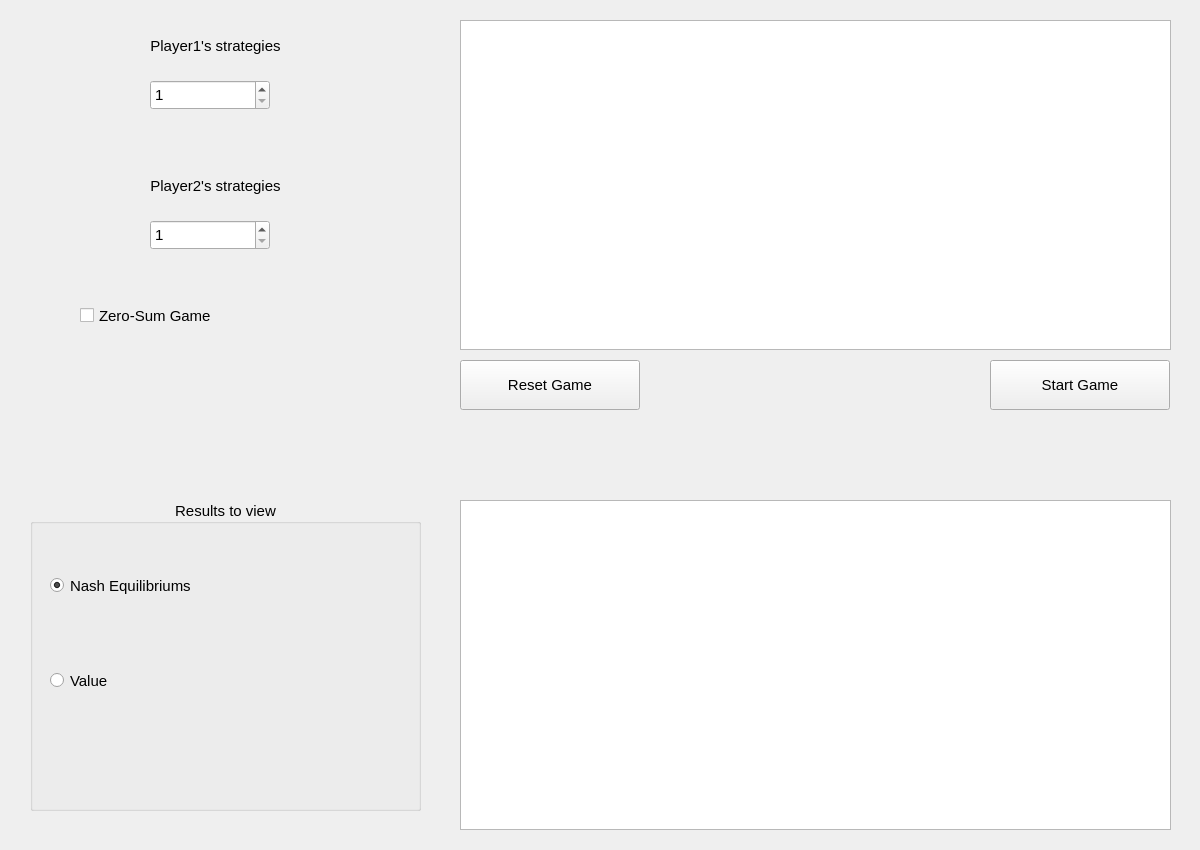
<?xml version="1.0" encoding="UTF-8"?>
<ui version="4.0">
 <class>MainWindow</class>
 <widget class="QMainWindow" name="MainWindow">
  <property name="geometry">
   <rect>
    <x>0</x>
    <y>0</y>
    <width>1200</width>
    <height>850</height>
   </rect>
  </property>
  <property name="sizePolicy">
   <sizepolicy hsizetype="Fixed" vsizetype="Fixed">
    <horstretch>2</horstretch>
    <verstretch>0</verstretch>
   </sizepolicy>
  </property>
  <property name="minimumSize">
   <size>
    <width>1200</width>
    <height>850</height>
   </size>
  </property>
  <property name="maximumSize">
   <size>
    <width>1200</width>
    <height>850</height>
   </size>
  </property>
  <property name="baseSize">
   <size>
    <width>0</width>
    <height>0</height>
   </size>
  </property>
  <property name="font">
   <font>
    <family>Arial</family>
    <pointsize>11</pointsize>
    <weight>50</weight>
    <bold>false</bold>
   </font>
  </property>
  <property name="windowTitle">
   <string>Mixed Strategies</string>
  </property>
  <property name="styleSheet">
   <string notr="true"/>
  </property>
  <property name="toolButtonStyle">
   <enum>Qt::ToolButtonIconOnly</enum>
  </property>
  <property name="documentMode">
   <bool>false</bool>
  </property>
  <property name="unifiedTitleAndToolBarOnMac">
   <bool>false</bool>
  </property>
  <widget class="QWidget" name="centralwidget">
   <property name="sizePolicy">
    <sizepolicy hsizetype="Maximum" vsizetype="Maximum">
     <horstretch>3</horstretch>
     <verstretch>0</verstretch>
    </sizepolicy>
   </property>
   <widget class="QPushButton" name="starterButton">
    <property name="geometry">
     <rect>
      <x>990</x>
      <y>360</y>
      <width>180</width>
      <height>50</height>
     </rect>
    </property>
    <property name="cursor">
     <cursorShape>PointingHandCursor</cursorShape>
    </property>
    <property name="text">
     <string>Start Game</string>
    </property>
   </widget>
   <widget class="QTableWidget" name="payoffsTable">
    <property name="geometry">
     <rect>
      <x>460</x>
      <y>20</y>
      <width>711</width>
      <height>330</height>
     </rect>
    </property>
    <property name="styleSheet">
     <string notr="true"/>
    </property>
    <attribute name="horizontalHeaderVisible">
     <bool>false</bool>
    </attribute>
    <attribute name="verticalHeaderVisible">
     <bool>false</bool>
    </attribute>
   </widget>
   <widget class="QPushButton" name="resetButton">
    <property name="geometry">
     <rect>
      <x>460</x>
      <y>360</y>
      <width>180</width>
      <height>50</height>
     </rect>
    </property>
    <property name="cursor">
     <cursorShape>PointingHandCursor</cursorShape>
    </property>
    <property name="text">
     <string>Reset Game</string>
    </property>
   </widget>
   <widget class="QGroupBox" name="groupBox">
    <property name="geometry">
     <rect>
      <x>30</x>
      <y>500</y>
      <width>391</width>
      <height>311</height>
     </rect>
    </property>
    <property name="title">
     <string>Results to view</string>
    </property>
    <property name="alignment">
     <set>Qt::AlignCenter</set>
    </property>
    <property name="flat">
     <bool>true</bool>
    </property>
    <widget class="QRadioButton" name="r1">
     <property name="geometry">
      <rect>
       <x>20</x>
       <y>70</y>
       <width>351</width>
       <height>31</height>
      </rect>
     </property>
     <property name="text">
      <string>Nash Equilibriums</string>
     </property>
     <property name="checked">
      <bool>true</bool>
     </property>
    </widget>
    <widget class="QRadioButton" name="r3">
     <property name="geometry">
      <rect>
       <x>20</x>
       <y>170</y>
       <width>291</width>
       <height>21</height>
      </rect>
     </property>
     <property name="text">
      <string>Value</string>
     </property>
     <property name="shortcut">
      <string/>
     </property>
     <property name="checkable">
      <bool>true</bool>
     </property>
     <property name="checked">
      <bool>false</bool>
     </property>
     <property name="autoExclusive">
      <bool>true</bool>
     </property>
    </widget>
   </widget>
   <widget class="QPlainTextEdit" name="results">
    <property name="geometry">
     <rect>
      <x>460</x>
      <y>500</y>
      <width>711</width>
      <height>330</height>
     </rect>
    </property>
    <property name="maximumSize">
     <size>
      <width>797</width>
      <height>591</height>
     </size>
    </property>
    <property name="readOnly">
     <bool>true</bool>
    </property>
   </widget>
   <widget class="QLabel" name="label">
    <property name="geometry">
     <rect>
      <x>70</x>
      <y>30</y>
      <width>291</width>
      <height>31</height>
     </rect>
    </property>
    <property name="text">
     <string>Player1's strategies</string>
    </property>
    <property name="alignment">
     <set>Qt::AlignCenter</set>
    </property>
   </widget>
   <widget class="QLabel" name="label_2">
    <property name="geometry">
     <rect>
      <x>70</x>
      <y>170</y>
      <width>291</width>
      <height>31</height>
     </rect>
    </property>
    <property name="text">
     <string>Player2's strategies</string>
    </property>
    <property name="alignment">
     <set>Qt::AlignCenter</set>
    </property>
   </widget>
   <widget class="QSpinBox" name="nbStr1">
    <property name="geometry">
     <rect>
      <x>150</x>
      <y>80</y>
      <width>120</width>
      <height>30</height>
     </rect>
    </property>
    <property name="readOnly">
     <bool>false</bool>
    </property>
    <property name="minimum">
     <number>1</number>
    </property>
    <property name="maximum">
     <number>3</number>
    </property>
   </widget>
   <widget class="QSpinBox" name="nbStr2">
    <property name="geometry">
     <rect>
      <x>150</x>
      <y>220</y>
      <width>120</width>
      <height>30</height>
     </rect>
    </property>
    <property name="readOnly">
     <bool>false</bool>
    </property>
    <property name="minimum">
     <number>1</number>
    </property>
    <property name="maximum">
     <number>3</number>
    </property>
   </widget>
   <widget class="QCheckBox" name="checkZS">
    <property name="geometry">
     <rect>
      <x>80</x>
      <y>280</y>
      <width>261</width>
      <height>71</height>
     </rect>
    </property>
    <property name="text">
     <string>Zero-Sum Game</string>
    </property>
    <property name="checkable">
     <bool>true</bool>
    </property>
    <property name="checked">
     <bool>false</bool>
    </property>
    <property name="autoRepeat">
     <bool>false</bool>
    </property>
    <property name="autoExclusive">
     <bool>false</bool>
    </property>
    <property name="tristate">
     <bool>false</bool>
    </property>
   </widget>
  </widget>
 </widget>
 <resources/>
 <connections/>
</ui>
